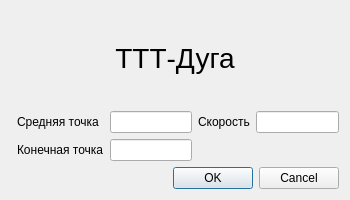
<?xml version="1.0" encoding="UTF-8"?>
<ui version="4.0">
 <class>TTTArcDialog</class>
 <widget class="QDialog" name="TTTArcDialog">
  <property name="geometry">
   <rect>
    <x>0</x>
    <y>0</y>
    <width>350</width>
    <height>200</height>
   </rect>
  </property>
  <property name="windowTitle">
   <string>ТТТ-Дуга</string>
  </property>
  <property name="toolTip">
   <string>&lt;html&gt;&lt;head/&gt;&lt;body&gt;&lt;p align=&quot;justify&quot;&gt;&lt;span style=&quot; font-family:'-webkit-standard'; font-size:12pt; color:#000000;&quot;&gt;Быстрая клавиша &lt;/span&gt;&lt;span style=&quot; font-family:'-webkit-standard'; font-size:12pt; color:#3300ff;&quot;&gt;Shift+2 &lt;/span&gt;&lt;span style=&quot; font-family:'-webkit-standard'; font-size:12pt; color:#000000;&quot;/&gt;&lt;span style=&quot; font-family:'-webkit-standard'; font-size:12pt; color:#000000;&quot;&gt;TTТ ДУГА [&lt;/span&gt;&lt;span style=&quot; font-family:'-webkit-standard'; font-size:12pt; font-weight:600; color:#000000;&quot;&gt;ТН, ТС, ТК,&lt;/span&gt;&lt;span style=&quot; font-family:'-webkit-standard'; font-size:12pt; color:#000000;&quot;&gt;(&lt;/span&gt;&lt;span style=&quot; font-family:'-webkit-standard'; font-size:12pt; font-style:italic; color:#000000;&quot;&gt;СКОРОСТЬ&lt;/span&gt;&lt;span style=&quot; font-family:'-webkit-standard'; font-size:12pt; color:#000000;&quot;&gt;)] &lt;/span&gt;&lt;span style=&quot; font-family:'-webkit-standard'; font-size:12pt; color:#000000;&quot;/&gt;&lt;span style=&quot; font-family:'-webkit-standard'; font-size:12pt; color:#000000;&quot;&gt;Перемещение по дуге по трем точкам в пространстве. &lt;/span&gt;&lt;span style=&quot; font-family:'-webkit-standard'; font-size:12pt; color:#000000;&quot;/&gt;&lt;span style=&quot; font-family:'-webkit-standard'; font-size:12pt; font-weight:600; color:#000000;&quot;&gt;ТН&lt;/span&gt;&lt;span style=&quot; font-family:'-webkit-standard'; font-size:12pt; color:#000000;&quot;&gt; – точка начальная. &lt;/span&gt;&lt;span style=&quot; font-family:'-webkit-standard'; font-size:12pt; color:#000000;&quot;/&gt;&lt;span style=&quot; font-family:'-webkit-standard'; font-size:12pt; font-weight:600; color:#000000;&quot;&gt;ТС&lt;/span&gt;&lt;span style=&quot; font-family:'-webkit-standard'; font-size:12pt; color:#000000;&quot;&gt; – точка средняя (любая точка на дуге). &lt;/span&gt;&lt;span style=&quot; font-family:'-webkit-standard'; font-size:12pt; color:#000000;&quot;/&gt;&lt;span style=&quot; font-family:'-webkit-standard'; font-size:12pt; font-weight:600; color:#000000;&quot;&gt;TK&lt;/span&gt;&lt;span style=&quot; font-family:'-webkit-standard'; font-size:12pt; color:#000000;&quot;&gt; – точка конечная. &lt;/span&gt;&lt;span style=&quot; font-family:'-webkit-standard'; font-size:12pt; color:#000000;&quot;/&gt;&lt;span style=&quot; font-family:'-webkit-standard'; font-size:12pt; color:#000000;&quot;&gt;Отличие этой команды от команды ТТ ДУГА, в том, что она позволяет описывать дуги в пространстве, а не только в плоскости XY. &lt;/span&gt;&lt;span style=&quot; font-family:'-webkit-standard'; font-size:12pt; color:#000000;&quot;/&gt;&lt;span style=&quot; font-family:'-webkit-standard'; font-size:12pt; color:#000000;&quot;&gt;(&lt;/span&gt;&lt;span style=&quot; font-family:'-webkit-standard'; font-size:12pt; font-style:italic; color:#000000;&quot;&gt;СКОРОСТЬ&lt;/span&gt;&lt;span style=&quot; font-family:'-webkit-standard'; font-size:12pt; color:#000000;&quot;&gt;)Скорость выполнения оператора (необязательный параметр). &lt;/span&gt;&lt;/p&gt;&lt;/body&gt;&lt;/html&gt;</string>
  </property>
  <property name="whatsThis">
   <string>&lt;html&gt;&lt;head/&gt;&lt;body&gt;&lt;p align=&quot;justify&quot;&gt;&lt;span style=&quot; font-family:'-webkit-standard'; font-size:12pt; color:#000000;&quot;&gt;Быстрая клавиша &lt;/span&gt;&lt;span style=&quot; font-family:'-webkit-standard'; font-size:12pt; color:#3300ff;&quot;&gt;Shift+2 &lt;/span&gt;&lt;span style=&quot; font-family:'-webkit-standard'; font-size:12pt; color:#000000;&quot;/&gt;&lt;span style=&quot; font-family:'-webkit-standard'; font-size:12pt; color:#000000;&quot;&gt;TTТ ДУГА [&lt;/span&gt;&lt;span style=&quot; font-family:'-webkit-standard'; font-size:12pt; font-weight:600; color:#000000;&quot;&gt;ТН, ТС, ТК,&lt;/span&gt;&lt;span style=&quot; font-family:'-webkit-standard'; font-size:12pt; color:#000000;&quot;&gt;(&lt;/span&gt;&lt;span style=&quot; font-family:'-webkit-standard'; font-size:12pt; font-style:italic; color:#000000;&quot;&gt;СКОРОСТЬ&lt;/span&gt;&lt;span style=&quot; font-family:'-webkit-standard'; font-size:12pt; color:#000000;&quot;&gt;)] &lt;/span&gt;&lt;span style=&quot; font-family:'-webkit-standard'; font-size:12pt; color:#000000;&quot;/&gt;&lt;span style=&quot; font-family:'-webkit-standard'; font-size:12pt; color:#000000;&quot;&gt;Перемещение по дуге по трем точкам в пространстве. &lt;/span&gt;&lt;span style=&quot; font-family:'-webkit-standard'; font-size:12pt; color:#000000;&quot;/&gt;&lt;span style=&quot; font-family:'-webkit-standard'; font-size:12pt; font-weight:600; color:#000000;&quot;&gt;ТН&lt;/span&gt;&lt;span style=&quot; font-family:'-webkit-standard'; font-size:12pt; color:#000000;&quot;&gt; – точка начальная. &lt;/span&gt;&lt;span style=&quot; font-family:'-webkit-standard'; font-size:12pt; color:#000000;&quot;/&gt;&lt;span style=&quot; font-family:'-webkit-standard'; font-size:12pt; font-weight:600; color:#000000;&quot;&gt;ТС&lt;/span&gt;&lt;span style=&quot; font-family:'-webkit-standard'; font-size:12pt; color:#000000;&quot;&gt; – точка средняя (любая точка на дуге). &lt;/span&gt;&lt;span style=&quot; font-family:'-webkit-standard'; font-size:12pt; color:#000000;&quot;/&gt;&lt;span style=&quot; font-family:'-webkit-standard'; font-size:12pt; font-weight:600; color:#000000;&quot;&gt;TK&lt;/span&gt;&lt;span style=&quot; font-family:'-webkit-standard'; font-size:12pt; color:#000000;&quot;&gt; – точка конечная. &lt;/span&gt;&lt;span style=&quot; font-family:'-webkit-standard'; font-size:12pt; color:#000000;&quot;/&gt;&lt;span style=&quot; font-family:'-webkit-standard'; font-size:12pt; color:#000000;&quot;&gt;Отличие этой команды от команды ТТ ДУГА, в том, что она позволяет описывать дуги в пространстве, а не только в плоскости XY. &lt;/span&gt;&lt;span style=&quot; font-family:'-webkit-standard'; font-size:12pt; color:#000000;&quot;/&gt;&lt;span style=&quot; font-family:'-webkit-standard'; font-size:12pt; color:#000000;&quot;&gt;(&lt;/span&gt;&lt;span style=&quot; font-family:'-webkit-standard'; font-size:12pt; font-style:italic; color:#000000;&quot;&gt;СКОРОСТЬ&lt;/span&gt;&lt;span style=&quot; font-family:'-webkit-standard'; font-size:12pt; color:#000000;&quot;&gt;)Скорость выполнения оператора (необязательный параметр). &lt;/span&gt;&lt;/p&gt;&lt;/body&gt;&lt;/html&gt;</string>
  </property>
  <layout class="QGridLayout" name="gridLayout">
   <item row="1" column="3">
    <widget class="QLabel" name="velocityLabel">
     <property name="text">
      <string>Скорость</string>
     </property>
    </widget>
   </item>
   <item row="1" column="4">
    <widget class="QLineEdit" name="velocityLineEdit"/>
   </item>
   <item row="3" column="2">
    <widget class="QLineEdit" name="finishPointLineEdit"/>
   </item>
   <item row="3" column="1">
    <widget class="QLabel" name="finishPointLabel">
     <property name="text">
      <string>Конечная точка</string>
     </property>
    </widget>
   </item>
   <item row="4" column="0" colspan="5">
    <widget class="QDialogButtonBox" name="buttonBox">
     <property name="orientation">
      <enum>Qt::Horizontal</enum>
     </property>
     <property name="standardButtons">
      <set>QDialogButtonBox::Cancel|QDialogButtonBox::Ok</set>
     </property>
    </widget>
   </item>
   <item row="0" column="0" colspan="5">
    <widget class="QLabel" name="titleLabel">
     <property name="font">
      <font>
       <pointsize>21</pointsize>
      </font>
     </property>
     <property name="text">
      <string>ТТТ-Дуга</string>
     </property>
     <property name="alignment">
      <set>Qt::AlignCenter</set>
     </property>
    </widget>
   </item>
   <item row="1" column="1">
    <widget class="QLabel" name="middlePointLabel">
     <property name="text">
      <string>Средняя точка</string>
     </property>
    </widget>
   </item>
   <item row="1" column="2">
    <widget class="QLineEdit" name="middlePointLineEdit"/>
   </item>
  </layout>
 </widget>
 <resources/>
 <connections>
  <connection>
   <sender>buttonBox</sender>
   <signal>accepted()</signal>
   <receiver>TTTArcDialog</receiver>
   <slot>accept()</slot>
   <hints>
    <hint type="sourcelabel">
     <x>248</x>
     <y>254</y>
    </hint>
    <hint type="destinationlabel">
     <x>157</x>
     <y>274</y>
    </hint>
   </hints>
  </connection>
  <connection>
   <sender>buttonBox</sender>
   <signal>rejected()</signal>
   <receiver>TTTArcDialog</receiver>
   <slot>reject()</slot>
   <hints>
    <hint type="sourcelabel">
     <x>316</x>
     <y>260</y>
    </hint>
    <hint type="destinationlabel">
     <x>286</x>
     <y>274</y>
    </hint>
   </hints>
  </connection>
 </connections>
</ui>
